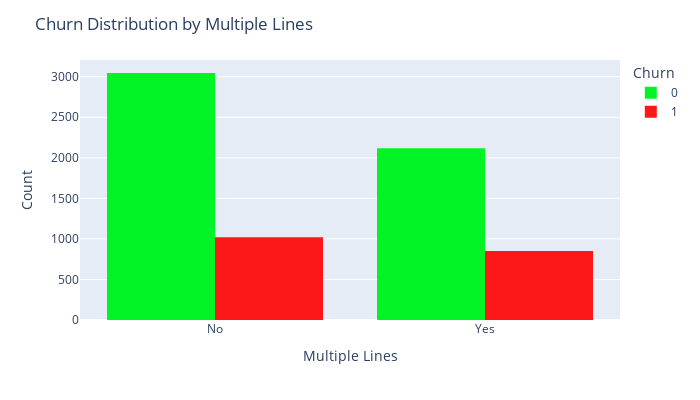

The cell this chart's notebook holds for it:
### Code cell
# Churn % by MultipleLines
multiplelines_churn = df.groupby(['MultipleLines', 'Churn']).size().unstack(fill_value=0)
multiplelines_churn_pct = multiplelines_churn.div(multiplelines_churn.sum(axis=1), axis=0) * 100
print("\nChurn % by MultipleLines:")
print(multiplelines_churn_pct)

# Plot
fig = px.histogram(
    df,
    x="MultipleLines",
    color="Churn",
    width=700,
    height=400,
    barmode='group',
    color_discrete_sequence=["#02F426", "#FC1818"]
)

fig.update_layout(
    title="Churn Distribution by Multiple Lines",
    xaxis_title="Multiple Lines",
    yaxis_title="Count"
)

fig.show()

### Figure 1 — Plotly figure (JSON) as saved in the notebook; plotly's stock layout.template omitted (floating-point values rounded to 4 significant figures; data arrays with more than 128 entries replaced by an {"elided": "..."} marker saying what was removed)
{"data": [{"alignmentgroup": "True", "bingroup": "x", "hovertemplate": "Churn=0<br>MultipleLines=%{x}<br>count=%{y}<extra></extra>", "legendgroup": "0", "marker": {"color": "#02F426", "pattern": {"shape": ""}}, "name": "0", "offsetgroup": "0", "orientation": "v", "showlegend": true, "type": "histogram", "x": {"elided": "5163 str values"}, "xaxis": "x", "yaxis": "y"}, {"alignmentgroup": "True", "bingroup": "x", "hovertemplate": "Churn=1<br>MultipleLines=%{x}<br>count=%{y}<extra></extra>", "legendgroup": "1", "marker": {"color": "#FC1818", "pattern": {"shape": ""}}, "name": "1", "offsetgroup": "1", "orientation": "v", "showlegend": true, "type": "histogram", "x": {"elided": "1869 str values"}, "xaxis": "x", "yaxis": "y"}], "layout": {"barmode": "group", "height": 400, "legend": {"title": {"text": "Churn"}, "tracegroupgap": 0}, "margin": {"t": 60}, "title": {"text": "Churn Distribution by Multiple Lines"}, "width": 700, "xaxis": {"anchor": "y", "domain": [0, 1], "title": {"text": "Multiple Lines"}}, "yaxis": {"anchor": "x", "domain": [0, 1], "title": {"text": "Count"}}}}
